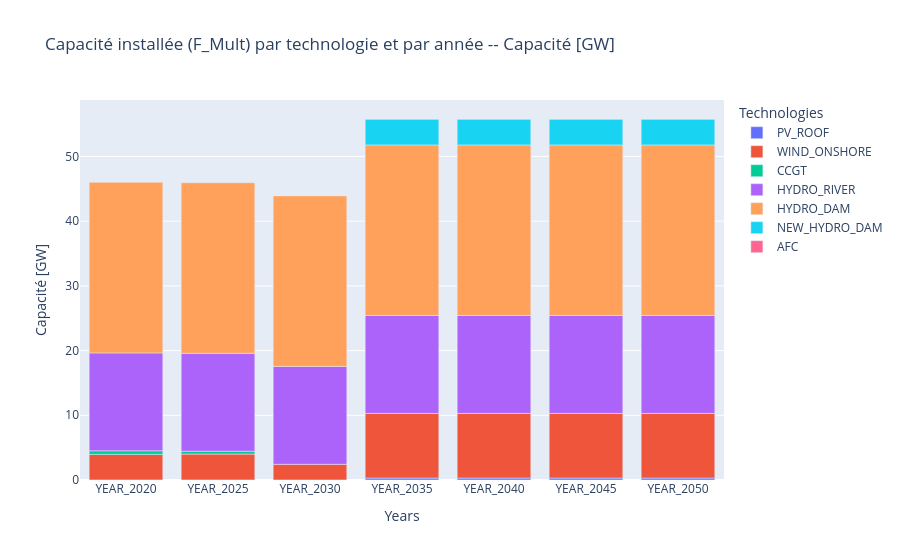

The notebook cell this image was saved under:
### Code cell
plot_mult_positive(results_materials, sector= 'elec_prod')

### Figure 1 — Plotly figure (JSON) as saved in the notebook; plotly's stock layout.template omitted (floating-point values rounded to 4 significant figures)
{"data": [{"hovertemplate": "Technologies=PV_ROOF<br>Years=%{x}<br>F_Mult=%{y}<extra></extra>", "legendgroup": "PV_ROOF", "marker": {"color": "#636efa", "pattern": {"shape": ""}}, "name": "PV_ROOF", "orientation": "v", "showlegend": true, "textposition": "auto", "type": "bar", "x": ["YEAR_2020", "YEAR_2025", "YEAR_2030", "YEAR_2035", "YEAR_2040", "YEAR_2045", "YEAR_2050"], "xaxis": "x", "y": [0.0118, 0.0118, 0.00944, 0.3, 0.3, 0.3, 0.3], "yaxis": "y"}, {"hovertemplate": "Technologies=WIND_ONSHORE<br>Years=%{x}<br>F_Mult=%{y}<extra></extra>", "legendgroup": "WIND_ONSHORE", "marker": {"color": "#EF553B", "pattern": {"shape": ""}}, "name": "WIND_ONSHORE", "orientation": "v", "showlegend": true, "textposition": "auto", "type": "bar", "x": ["YEAR_2020", "YEAR_2025", "YEAR_2030", "YEAR_2035", "YEAR_2040", "YEAR_2045", "YEAR_2050"], "xaxis": "x", "y": [3.946, 3.992, 2.414, 10.0, 10.0, 10.0, 10.0], "yaxis": "y"}, {"hovertemplate": "Technologies=CCGT<br>Years=%{x}<br>F_Mult=%{y}<extra></extra>", "legendgroup": "CCGT", "marker": {"color": "#00cc96", "pattern": {"shape": ""}}, "name": "CCGT", "orientation": "v", "showlegend": true, "textposition": "auto", "type": "bar", "x": ["YEAR_2020", "YEAR_2025"], "xaxis": "x", "y": [0.5557, 0.4446], "yaxis": "y"}, {"hovertemplate": "Technologies=HYDRO_RIVER<br>Years=%{x}<br>F_Mult=%{y}<extra></extra>", "legendgroup": "HYDRO_RIVER", "marker": {"color": "#ab63fa", "pattern": {"shape": ""}}, "name": "HYDRO_RIVER", "orientation": "v", "showlegend": true, "textposition": "auto", "type": "bar", "x": ["YEAR_2020", "YEAR_2025", "YEAR_2030", "YEAR_2035", "YEAR_2040", "YEAR_2045", "YEAR_2050"], "xaxis": "x", "y": [15.13, 15.13, 15.13, 15.13, 15.13, 15.13, 15.13], "yaxis": "y"}, {"hovertemplate": "Technologies=HYDRO_DAM<br>Years=%{x}<br>F_Mult=%{y}<extra></extra>", "legendgroup": "HYDRO_DAM", "marker": {"color": "#FFA15A", "pattern": {"shape": ""}}, "name": "HYDRO_DAM", "orientation": "v", "showlegend": true, "textposition": "auto", "type": "bar", "x": ["YEAR_2020", "YEAR_2025", "YEAR_2030", "YEAR_2035", "YEAR_2040", "YEAR_2045", "YEAR_2050"], "xaxis": "x", "y": [26.36, 26.36, 26.36, 26.36, 26.36, 26.36, 26.36], "yaxis": "y"}, {"hovertemplate": "Technologies=NEW_HYDRO_DAM<br>Years=%{x}<br>F_Mult=%{y}<extra></extra>", "legendgroup": "NEW_HYDRO_DAM", "marker": {"color": "#19d3f3", "pattern": {"shape": ""}}, "name": "NEW_HYDRO_DAM", "orientation": "v", "showlegend": true, "textposition": "auto", "type": "bar", "x": ["YEAR_2035", "YEAR_2040", "YEAR_2045", "YEAR_2050"], "xaxis": "x", "y": [4.0, 4.0, 4.0, 4.0], "yaxis": "y"}, {"hovertemplate": "Technologies=AFC<br>Years=%{x}<br>F_Mult=%{y}<extra></extra>", "legendgroup": "AFC", "marker": {"color": "#FF6692", "pattern": {"shape": ""}}, "name": "AFC", "orientation": "v", "showlegend": true, "textposition": "auto", "type": "bar", "x": ["YEAR_2035", "YEAR_2040", "YEAR_2045", "YEAR_2050"], "xaxis": "x", "y": [0.000246, 0.000246, 0.004359, 0.004359], "yaxis": "y"}], "layout": {"barmode": "relative", "legend": {"title": {"text": "Technologies"}, "tracegroupgap": 0}, "title": {"text": "Capacité installée (F_Mult) par technologie et par année -- Capacité [GW]"}, "xaxis": {"anchor": "y", "categoryarray": ["YEAR_2020", "YEAR_2025", "YEAR_2030", "YEAR_2035", "YEAR_2040", "YEAR_2045", "YEAR_2050"], "categoryorder": "array", "domain": [0, 1], "title": {"text": "Years"}}, "yaxis": {"anchor": "x", "domain": [0, 1], "title": {"text": "Capacité [GW]"}}}}
